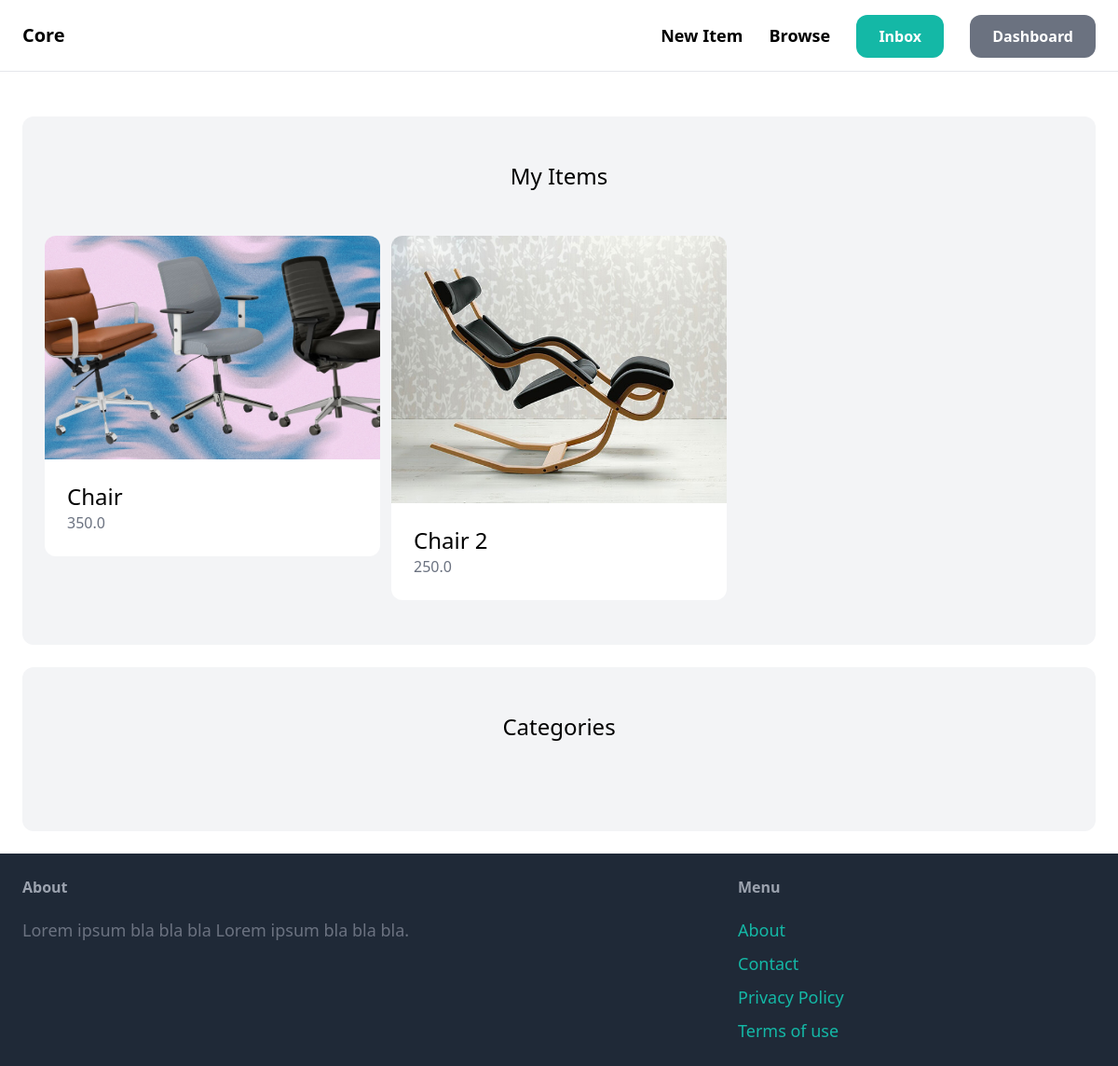
Page /dashboard/ (signed in) on the earlier database version.
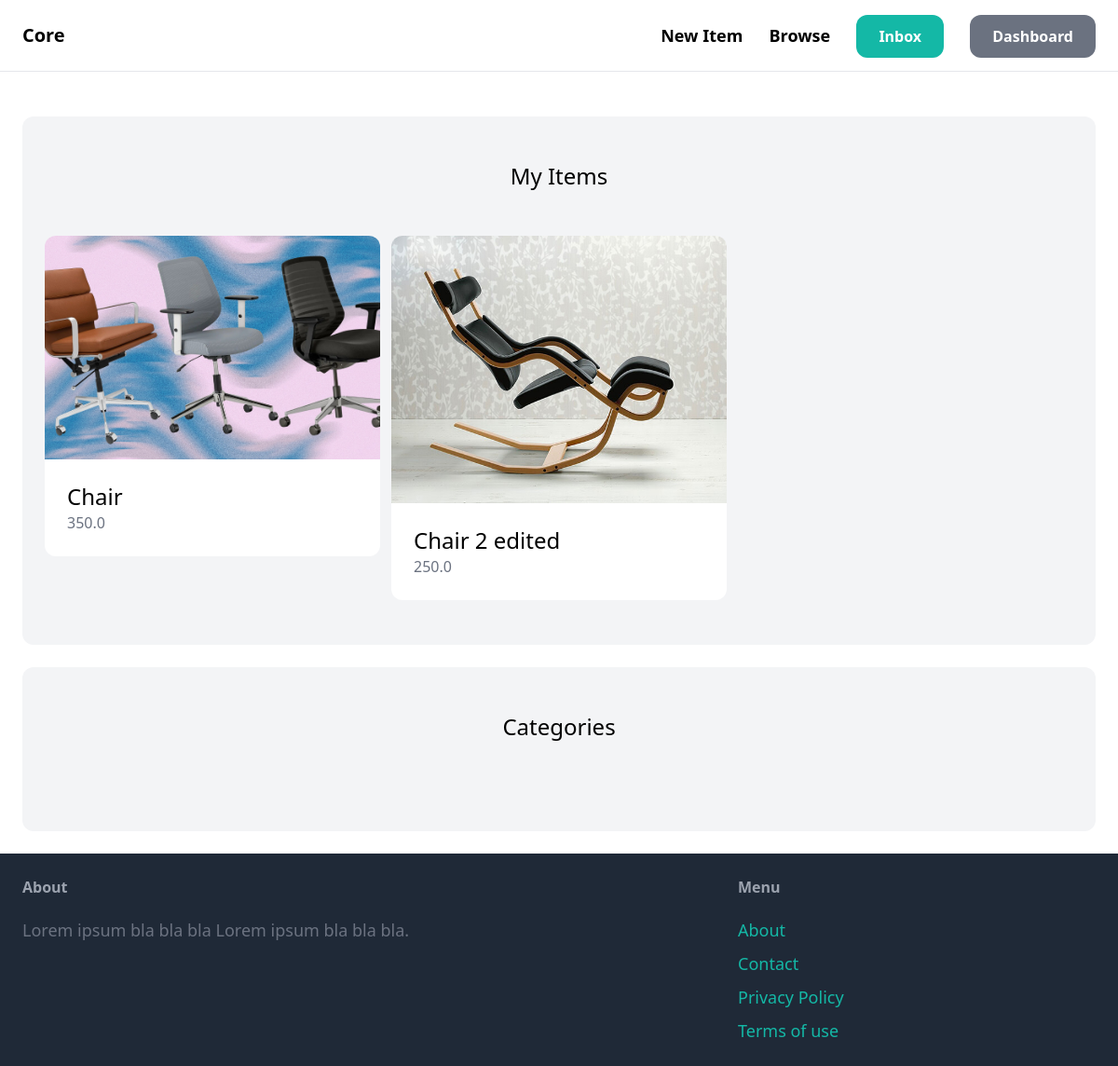
Same page on the later database version.
### item/models.py (models this page shows, shortened)
class Item(models.Model):
    category = models.ForeignKey(Category, related_name='items', on_delete=models.CASCADE)
    name = models.CharField(max_length=255)
    description = models.TextField(null=True, blank=True)
    price = models.FloatField()
    image = models.ImageField(upload_to='item_images', blank=True, null=True)
    is_sold = models.BooleanField(default=False)
    created_by = models.ForeignKey(User, related_name='items', on_delete=models.CASCADE)
    created_at = models.DateTimeField(auto_now_add=True)

### dashboard/views.py (the view)
# urls.py: path('', views.dashboard, name='index')
def dashboard(request):
    items = Item.objects.filter(created_by=request.user)
    return render(request, 'dashboard/index.html', {'items': items})

### dashboard/templates/dashboard/index.html (shortened to what this page needs)
{% extends 'core/base.html'%}
{% block content %}
    <div class="mt-6 px-6 py-12 bg-gray-100 rounded-xl">
        <h2 class="mb-12 text-2xl text-center">My Items</h2>
        <div class="grid grid-cols-3 gap-3">
            {% for item in items %}
            <div>
                <a href="{% url 'item:detail' item.id %}">
                    <div>
                        <img src="{{ item.image.url }}" class="rounded-t-xl">
                    </div>
                    <div class="p-6 bg-white rounded-b-xl">
                        <h2 class="text-2xl">{{ item.name }}</h2>
                        <p class="text-gray-500">{{ item.price }}</p>
                    </div>
                </a>
            </div>
            {% endfor %}
        </div>
    </div>
<div class="mt-6 px-6 py-12 bg-gray-100 rounded-xl">
    <h2 class="mb-12 text-2xl text-center">Categories</h2>
</div>
{% endblock %}

Differences in the rows shown:
changed Item: name "Chair 2" → "Chair 2 edited"
